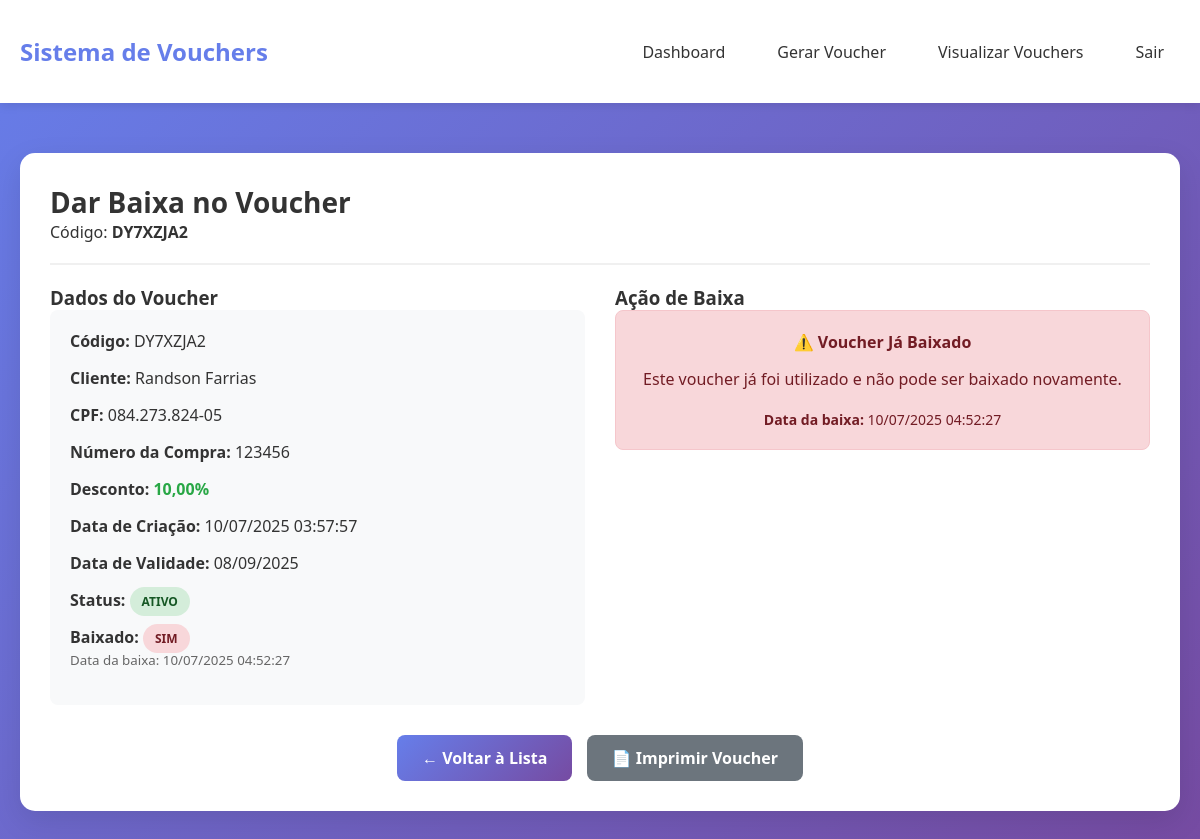
Screenshot of /dar_baixa.php?id=1 (signed in) with the database file from the repository.
### tables this page shows
CREATE TABLE `vouchers` (
  `id` int(11) NOT NULL,
  `nome_cliente` varchar(100) NOT NULL,
  `cpf` varchar(14) NOT NULL,
  `numero_compra` varchar(50) NOT NULL,
  `codigo_voucher` varchar(20) NOT NULL,
  `valor_credito` decimal(10,2) DEFAULT 10.00,
  `data_criacao` timestamp NOT NULL DEFAULT current_timestamp(),
  `data_validade` date NOT NULL,
  `status` enum('ativo','expirado') DEFAULT 'ativo',
  `baixado` enum('nao','sim') DEFAULT 'nao',
  `data_baixa` timestamp NULL DEFAULT NULL
);

### includes/functions.php (called while the page is built, shortened)
<?php
function calcularDiasRestantes($data_validade) {
    $hoje = new DateTime();
    $validade = new DateTime($data_validade);
    $diferenca = $hoje->diff($validade);
    return $diferenca->days;
}
function obterStatusVoucher($data_validade) {
    $dias_restantes = calcularDiasRestantes($data_validade);
    if ($dias_restantes < 0) {
        return 'expirado';
    } elseif ($dias_restantes <= 7) {
        return 'proximo_expiracao';
    } else {
        return 'ativo';
    }
}
function formatarCPF($cpf) {
    $cpf = preg_replace('/[^0-9]/', '', $cpf);
    return substr($cpf, 0, 3) . '.' . substr($cpf, 3, 3) . '.' . substr($cpf, 6, 3) . '-' . substr($cpf, 9, 2);
}
?>

### dar_baixa.php (the view, shortened to what this page needs)
<?php
require_once 'includes/functions.php';
$id = isset($_GET['id']) ? (int)$_GET['id'] : 0;
$conexao = conectarDB();
$sql = "SELECT * FROM vouchers WHERE id = ?";
$stmt = $conexao->prepare($sql);
$stmt->bind_param("i", $id);
$stmt->execute();
$resultado = $stmt->get_result();
$voucher = $resultado->fetch_assoc();
$status = obterStatusVoucher($voucher['data_validade']);
?>
<!DOCTYPE html>
<html lang="pt-BR">
<head>
    <link rel="stylesheet" href="assets/css/style.css">
</head>
<body>
    <nav class="navbar">
        <div class="container">
            <a href="dashboard.php" class="navbar-brand">Sistema de Vouchers</a>
            <ul class="navbar-nav">
                <li><a href="dashboard.php">Dashboard</a></li>
                <li><a href="gerar_voucher.php">Gerar Voucher</a></li>
                <li><a href="vouchers.php">Visualizar Vouchers</a></li>
                <li><a href="logout.php">Sair</a></li>
            </ul>
        </div>
    </nav>
    <div class="container">
        <div class="card">
            <div class="card-header">
                <h1>Dar Baixa no Voucher</h1>
                <p>Código: <strong><?php echo htmlspecialchars($voucher['codigo_voucher']); ?></strong></p>
            </div>
            <div style="display: grid; grid-template-columns: 1fr 1fr; gap: 30px; margin-bottom: 30px;">
                <div>
                    <h3>Dados do Voucher</h3>
                    <div style="background: #f8f9fa; padding: 20px; border-radius: 8px;">
                        <div style="margin-bottom: 15px;">
                            <strong>Código:</strong> <?php echo htmlspecialchars($voucher['codigo_voucher']); ?>
                        </div>
                        <div style="margin-bottom: 15px;">
                            <strong>Cliente:</strong> <?php echo htmlspecialchars($voucher['nome_cliente']); ?>
                        </div>
                        <div style="margin-bottom: 15px;">
                            <strong>CPF:</strong> <?php echo formatarCPF($voucher['cpf']); ?>
                        </div>
                        <div style="margin-bottom: 15px;">
                            <strong>Número da Compra:</strong> <?php echo htmlspecialchars($voucher['numero_compra']); ?>
                        </div>
                        <div style="margin-bottom: 15px;">
                            <strong>Desconto:</strong>
                            <span style="color: #28a745; font-weight: bold;">
                                <?php echo number_format($voucher['valor_credito'], 2, ',', '.'); ?>%
                            </span>
                        </div>
                        <div style="margin-bottom: 15px;">
                            <strong>Data de Criação:</strong> <?php echo date('d/m/Y H:i:s', strtotime($voucher['data_criacao'])); ?>
                        </div>
                        <div style="margin-bottom: 15px;">
                            <strong>Data de Validade:</strong> <?php echo date('d/m/Y', strtotime($voucher['data_validade'])); ?>
                        </div>
                        <div style="margin-bottom: 15px;">
                            <strong>Status:</strong>
                            <?php if ($status == 'ativo'): ?>
                                <span class="status-badge status-ativo">Ativo</span>
                            <?php elseif ($status == 'expirado'): ?>
                                <span class="status-badge status-expirado">Expirado</span>
                            <?php else: ?>
                                <span class="status-badge status-proximo">Próximo da Expiração</span>
                            <?php endif; ?>
                        </div>
                        <div style="margin-bottom: 15px;">
                            <strong>Baixado:</strong>
                            <?php if ($voucher['baixado'] == 'sim'): ?>
                                <span class="status-badge status-expirado">Sim</span>
                                <br><small style="color: #666;">
                                    Data da baixa: <?php echo date('d/m/Y H:i:s', strtotime($voucher['data_baixa'])); ?>
                                </small>
                            <?php else: ?>
                                <span class="status-badge status-ativo">Não</span>
                            <?php endif; ?>
                        </div>
                    </div>
                </div>
                <div>
                    <h3>Ação de Baixa</h3>
                    <?php if ($voucher['baixado'] == 'sim'): ?>
                        <div style="background: #f8d7da; border: 1px solid #f5c6cb; padding: 20px; border-radius: 8px; text-align: center;">
                            <h4 style="color: #721c24; margin-bottom: 15px;">⚠️ Voucher Já Baixado</h4>
                            <p style="color: #721c24; margin-bottom: 20px;">
                                Este voucher já foi utilizado e não pode ser baixado novamente.
                            </p>
                            <p style="color: #721c24; font-size: 14px;">
                                <strong>Data da baixa:</strong> <?php echo date('d/m/Y H:i:s', strtotime($voucher['data_baixa'])); ?>
                            </p>
                        </div>
                    <?php endif; ?>
                </div>
            </div>
            <div style="text-align: center; margin-top: 30px;">
                <a href="vouchers.php" class="btn btn-primary">
                    ← Voltar à Lista
                </a>
                <a href="imprimir_voucher.php?id=<?php echo $voucher['id']; ?>&tipo=a4" class="btn btn-secondary" style="margin-left: 10px;">
                    📄 Imprimir Voucher
                </a>
            </div>
        </div>
    </div>
</body>
</html>

### assets/css/style.css (style rules this page uses)
* { margin: 0; padding: 0; box-sizing: border-box; }
body { font-family: 'Segoe UI', Tahoma, Geneva, Verdana, sans-serif; background: linear-gradient(135deg, #667eea 0%, #764ba2 100%); min-height: 100vh; color: #333; }
.container { max-width: 1400px; margin: 0 auto; padding: 20px; }
.card { background: white; border-radius: 15px; box-shadow: 0 10px 30px rgba(0, 0, 0, 0.1); padding: 30px; margin-bottom: 20px; }
.card-header { border-bottom: 2px solid #f0f0f0; padding-bottom: 20px; margin-bottom: 20px; }
.card-header h1, .card-header h2 { color: #333; font-size: 28px; font-weight: 600; }
.btn { padding: 12px 25px; border: none; border-radius: 8px; font-size: 16px; font-weight: 600; cursor: pointer; transition: all 0.3s ease; text-decoration: none; display: inline-block; text-align: center; }
.btn-primary { background: linear-gradient(135deg, #667eea 0%, #764ba2 100%); color: white; }
.btn-secondary { background: #6c757d; color: white; }
.status-badge { padding: 6px 12px; border-radius: 20px; font-size: 12px; font-weight: 600; text-transform: uppercase; }
.status-ativo { background: #d4edda; color: #155724; }
.status-expirado { background: #f8d7da; color: #721c24; }
.navbar { background: white; box-shadow: 0 2px 10px rgba(0, 0, 0, 0.1); padding: 15px 0; margin-bottom: 30px; }
.navbar .container { display: flex; justify-content: space-between; align-items: center; }
.navbar-brand { font-size: 24px; font-weight: 700; color: #667eea; text-decoration: none; }
.navbar-nav { display: flex; list-style: none; gap: 20px; }
.navbar-nav a { color: #333; text-decoration: none; font-weight: 500; padding: 8px 16px; border-radius: 6px; transition: all 0.3s ease; }

### rows the page displays
vouchers: codigo_voucher "DY7XZJA2", nome_cliente "Randson Farrias", cpf "084.273.824-05", numero_compra "123456", valor_credito "10,00", data_criacao "10/07/2025 03:57:57", data_validade "08/09/2025", data_baixa "10/07/2025 04:52:27"
